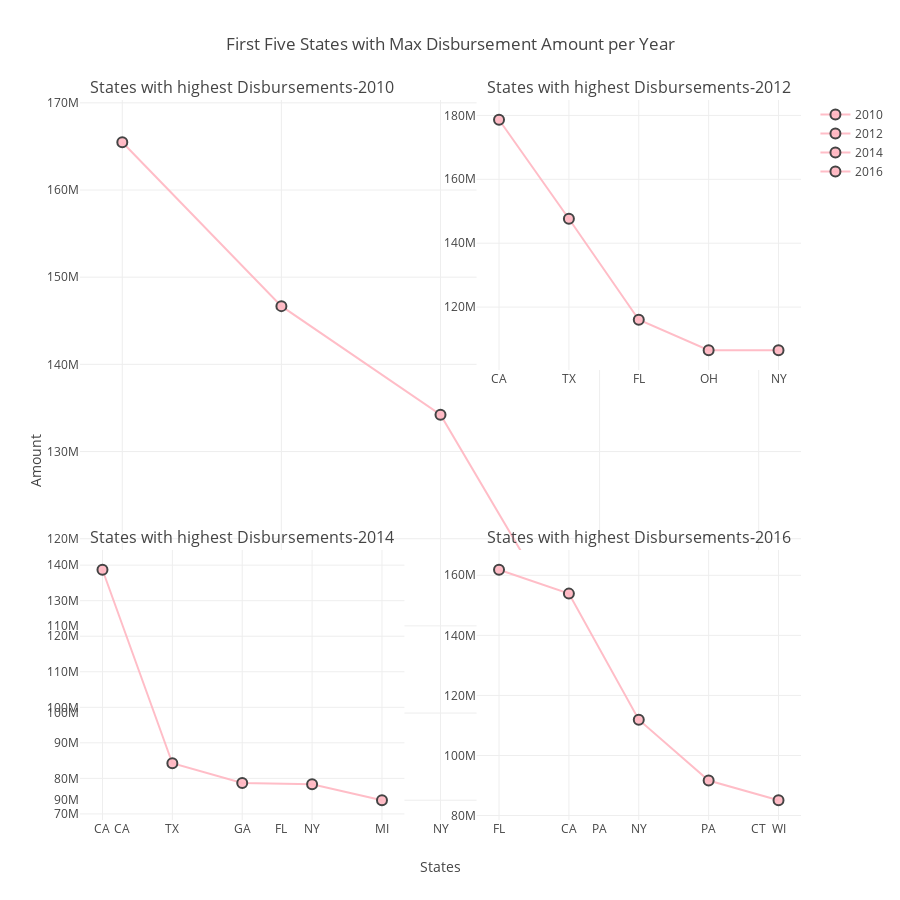

Source (notebook cell):
### Code cell
import plotly.plotly as py
import pandas as pd
import plotly
from plotly.graph_objs import *
plotly.offline.init_notebook_mode(connected=True)
from plotly import tools
# plotting the graph in different traces each representing a year for diff sub plots
trace1 = go.Scatter( 
    x = samp10['can_off_sta'],
    y = samp10['dis_amo'],
    mode = 'line',
    name = '2010',
    marker = dict(
       size = 10,
       color = 'rgba(255, 182, 193, .9)',
       line = dict(
           width = 2
       )
    )
)
   
trace2 = go.Scatter( 
    x = samp12['can_off_sta'],
    y = samp12['dis_amo'],
    mode = 'line',
    name = '2012',
    marker = dict(
       size = 10,
       color = 'rgba(255, 182, 193, .9)',
       line = dict(
           width = 2
       )
    )
)
trace3 =  go.Scatter( 
    x = samp14['can_off_sta'],
    y = samp14['dis_amo'],
    mode = 'line',
    name = '2014',
    marker = dict(
       size = 10,
       color = 'rgba(255, 182, 193, .9)',
       line = dict(
           width = 2
       )
    )
)
trace4 = go.Scatter( 
    x = samp16['can_off_sta'],
    y = samp16['dis_amo'],
    mode = 'line',
    name = '2016',
    marker = dict(
       size = 10,
       color = 'rgba(255, 182, 193, .9)',
       line = dict(
           width = 2
       )
    )
)
#Setting the titles for the figure
fig = tools.make_subplots(rows=2, cols=2, subplot_titles=('States with highest Disbursements-2010', 'States with highest Disbursements-2012',
                                                          'States with highest Disbursements-2014', 'States with highest Disbursements-2016'))

#Combining all the traces into one plot
fig.append_trace(trace1, 1, 1)
fig.append_trace(trace2, 1, 2)
fig.append_trace(trace3, 2, 1)
fig.append_trace(trace4, 2, 2)

#Setting the layout
fig['layout'].update(height=900, width=900, title='First Five States with Max Disbursement Amount per Year',  
                                          yaxis = dict(title ='Amount'),
                     xaxis = dict(title ='States'))
#Plotting the Multiple plots
plotly.offline.iplot(fig, filename='make-subplots-multiple-with-titles')

### Figure 1 — Plotly figure (JSON) as saved in the notebook; plotly's stock layout.template omitted (floating-point values rounded to 4 significant figures)
{"data": [{"marker": {"color": "rgba(255, 182, 193, .9)", "line": {"width": 2}, "size": 10}, "mode": "line", "name": "2010", "type": "scatter", "x": ["CA", "FL", "NY", "PA", "CT"], "xaxis": "x1", "y": [165500000.0, 146700000.0, 134200000.0, 103300000.0, 92580000.0], "yaxis": "y1"}, {"marker": {"color": "rgba(255, 182, 193, .9)", "line": {"width": 2}, "size": 10}, "mode": "line", "name": "2012", "type": "scatter", "x": ["CA", "TX", "FL", "OH", "NY"], "xaxis": "x2", "y": [178600000.0, 147700000.0, 116000000.0, 106500000.0, 106500000.0], "yaxis": "y2"}, {"marker": {"color": "rgba(255, 182, 193, .9)", "line": {"width": 2}, "size": 10}, "mode": "line", "name": "2014", "type": "scatter", "x": ["CA", "TX", "GA", "NY", "MI"], "xaxis": "x3", "y": [138700000.0, 84240000.0, 78690000.0, 78340000.0, 73840000.0], "yaxis": "y3"}, {"marker": {"color": "rgba(255, 182, 193, .9)", "line": {"width": 2}, "size": 10}, "mode": "line", "name": "2016", "type": "scatter", "x": ["FL", "CA", "NY", "PA", "WI"], "xaxis": "x4", "y": [161800000.0, 153900000.0, 111900000.0, 91650000.0, 85090000.0], "yaxis": "y4"}], "layout": {"annotations": [{"font": {"size": 16}, "showarrow": false, "text": "States with highest Disbursements-2010", "x": 0.225, "xanchor": "center", "xref": "paper", "y": 1, "yanchor": "bottom", "yref": "paper"}, {"font": {"size": 16}, "showarrow": false, "text": "States with highest Disbursements-2012", "x": 0.775, "xanchor": "center", "xref": "paper", "y": 1, "yanchor": "bottom", "yref": "paper"}, {"font": {"size": 16}, "showarrow": false, "text": "States with highest Disbursements-2014", "x": 0.225, "xanchor": "center", "xref": "paper", "y": 0.375, "yanchor": "bottom", "yref": "paper"}, {"font": {"size": 16}, "showarrow": false, "text": "States with highest Disbursements-2016", "x": 0.775, "xanchor": "center", "xref": "paper", "y": 0.375, "yanchor": "bottom", "yref": "paper"}], "height": 900, "title": "First Five States with Max Disbursement Amount per Year", "width": 900, "xaxis": {"title": "States"}, "xaxis1": {"anchor": "y1", "domain": [0, 0.45]}, "xaxis2": {"anchor": "y2", "domain": [0.55, 1]}, "xaxis3": {"anchor": "y3", "domain": [0, 0.45]}, "xaxis4": {"anchor": "y4", "domain": [0.55, 1]}, "yaxis": {"title": "Amount"}, "yaxis1": {"anchor": "x1", "domain": [0.625, 1]}, "yaxis2": {"anchor": "x2", "domain": [0.625, 1]}, "yaxis3": {"anchor": "x3", "domain": [0, 0.375]}, "yaxis4": {"anchor": "x4", "domain": [0, 0.375]}}}
